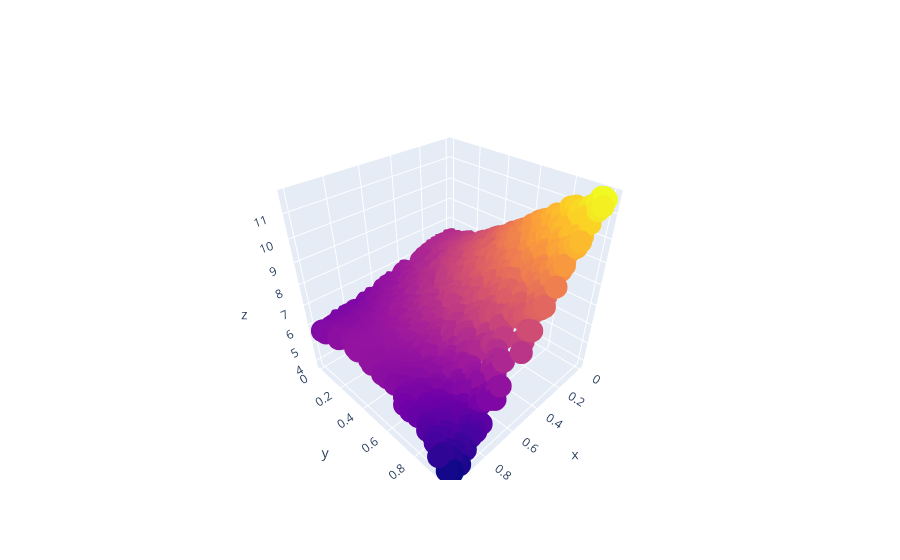

Source (notebook cell):
### Code cell
go.Figure(go.Scatter3d(x=X[:,0],y=X[:,1],z=Y,marker=dict(color=Y),mode='markers'))

### Figure 1 — Plotly figure (JSON) as saved in the notebook; plotly's stock layout.template omitted (floating-point values rounded to 4 significant figures; data arrays with more than 128 entries replaced by an {"elided": "..."} marker saying what was removed)
{"data": [{"marker": {"color": {"elided": "1000 float values"}}, "mode": "markers", "type": "scatter3d", "x": {"elided": "1000 float values"}, "y": {"elided": "1000 float values"}, "z": {"elided": "1000 float values"}}], "layout": {}}
